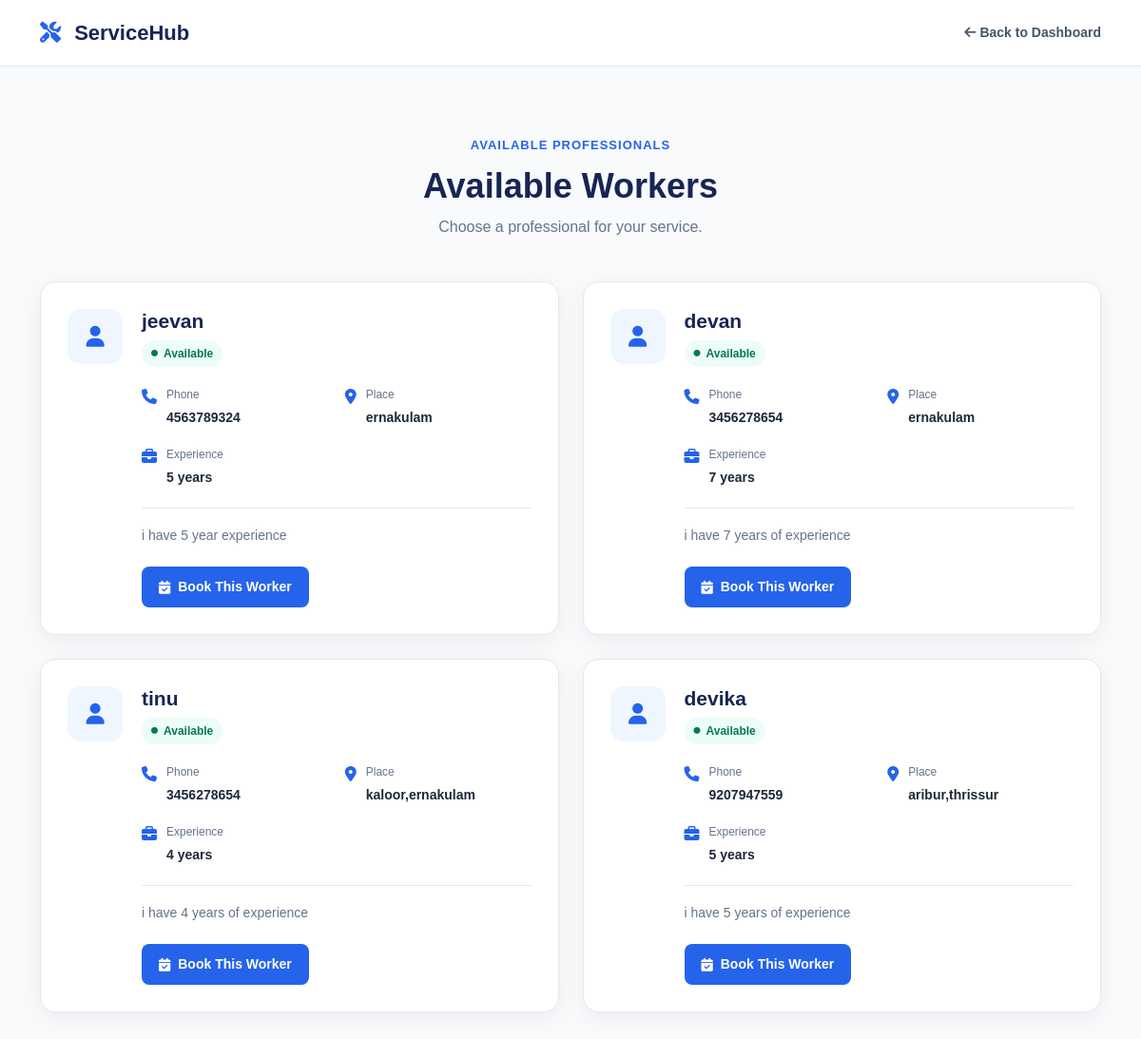
/workers/ (signed in), run on the app's committed database.
### hub/models.py (models this page shows, shortened)
class Worker(models.Model):
    user = models.OneToOneField(User, on_delete=models.CASCADE)
    phone = models.CharField(max_length=15)
    place = models.CharField(max_length=100)
    experience = models.IntegerField()
    description = models.TextField(blank=True)
    services = models.ManyToManyField(Service)
    availability = models.BooleanField(default=True)
    approval_status = models.CharField(
        max_length=20,
        default="PENDING"
    )

### hub/views.py (the view, shortened to what this page needs)
# urls.py: path("workers/", views.workers, name="workers"),
@never_cache
def workers(request):
    if not request.user.is_authenticated:
        return redirect("login")
    service_name = request.GET.get("service")
    selected_service = None
    worker_list = Worker.objects.filter(
        approval_status="APPROVED",
        availability=True
    ).annotate(
        average_rating=Avg("rating__rating"),
        rating_count=Count("rating")
    )
    return render(request, "workers.html", {
        "workers": worker_list,
        "selected_service": selected_service,
    })

### hub/templates/workers.html (shortened to what this page needs)
{% load static %}
<!DOCTYPE html>
<html lang="en">
<head>
    <link href="https://cdn.jsdelivr.net/npm/bootstrap@5.3.3/dist/css/bootstrap.min.css" rel="stylesheet">
    <link rel="stylesheet"
          href="https://cdnjs.cloudflare.com/ajax/libs/font-awesome/6.5.2/css/all.min.css">
    <link rel="stylesheet"
          href="{% static 'css/workers.css' %}">
</head>
<body>
<nav class="workers-navbar">
    <div class="container">
        <a href="{% url 'customer' %}" class="brand">
            <i class="fas fa-tools"></i>
            ServiceHub
        </a>
        <a href="{% url 'customer' %}" class="back-btn">
            <i class="fas fa-arrow-left"></i>
            Back to Dashboard
        </a>
    </div>
</nav>
<section class="workers-section">
    <div class="container">
        <div class="workers-heading">
            {% if selected_service %}
                <span class="section-label">
                    AVAILABLE PROFESSIONALS
                </span>
                <h1>
                    {{ selected_service.name }} Workers
                </h1>
                <p>
                    Choose a professional for your {{ selected_service.name|lower }} service.
                </p>
            {% else %}
                <span class="section-label">
                    AVAILABLE PROFESSIONALS
                </span>
                <h1>Available Workers</h1>
                <p>
                    Choose a professional for your service.
                </p>
            {% endif %}
        </div>
        {% if workers %}
        <div class="workers-grid">
            {% for worker in workers %}
            <div class="worker-card">
                <div class="worker-icon">
                    <i class="fas fa-user"></i>
                </div>
                <div class="worker-content">
                    <div class="worker-header">
                        <div>
                            <h3>
                                {{ worker.user.first_name }}
                            </h3>
                            <span class="available-badge">
                                <i class="fas fa-circle"></i>
                                Available
                            </span>
                        </div>
                    </div>
                    <div class="worker-details">
                        <div class="worker-detail">
                            <i class="fas fa-phone"></i>
                            <div>
                                <small>Phone</small>
                                <strong>{{ worker.phone }}</strong>
                            </div>
                        </div>
                        <div class="worker-detail">
                            <i class="fas fa-location-dot"></i>
                            <div>
                                <small>Place</small>
                                <strong>{{ worker.place }}</strong>
                            </div>
                        </div>
                        <div class="worker-detail">
                            <i class="fas fa-briefcase"></i>
                            <div>
                                <small>Experience</small>
                                <strong>
                                    {{ worker.experience }} years
                                </strong>
                            </div>
                        </div>
                    </div>
                    {% if worker.description %}
                    <p class="worker-description">
                        {{ worker.description }}
                    </p>
                    {% endif %}
                    <div class="worker-actions">
                        <a href="{% url 'booking' %}?worker={{ worker.id }}"
                           class="book-worker-btn">
                            <i class="fas fa-calendar-check"></i>
                            Book This Worker
                        </a>
                    </div>
                </div>
            </div>
            {% endfor %}
        </div>
        {% endif %}
    </div>
</section>
</body>
</html>

### hub/static/css/workers.css (style rules this page uses)
* { margin: 0; padding: 0; box-sizing: border-box; }
body { font-family: Arial, sans-serif; background: #f8fafc; color: #172554; }
.workers-navbar { background: #ffffff; border-bottom: 1px solid #e2e8f0; padding: 18px 0; }
.workers-navbar .container { display: flex; align-items: center; justify-content: space-between; }
.brand { color: #172554; text-decoration: none; font-size: 22px; font-weight: 700; }
.brand i { color: #2563eb; margin-right: 8px; }
.back-btn { color: #475569; text-decoration: none; font-size: 14px; font-weight: 600; }
.workers-section { padding: 70px 0; }
.workers-heading { text-align: center; margin-bottom: 45px; }
.section-label { color: #2563eb; font-size: 13px; font-weight: 700; letter-spacing: 1px; }
.workers-heading h1 { margin-top: 10px; margin-bottom: 10px; font-size: 36px; font-weight: 700; color: #172554; }
.workers-heading p { color: #64748b; font-size: 16px; }
.workers-grid { display: grid; grid-template-columns: repeat(2, 1fr); gap: 25px; }
.worker-card { display: flex; gap: 20px; padding: 28px; background: #ffffff; border: 1px solid #e2e8f0; border-radius: 16px; box-shadow: 0 6px 25px rgba(15, 23, 42, 0.06); transition: 0.25s ease; }
.worker-icon { width: 58px; height: 58px; min-width: 58px; display: flex; align-items: center; justify-content: center; background: #eff6ff; color: #2563eb; border-radius: 14px; font-size: 22px; }
.worker-content { flex: 1; }
.worker-header { display: flex; justify-content: space-between; margin-bottom: 20px; }
.worker-header h3 { margin-bottom: 7px; font-size: 21px; font-weight: 700; color: #172554; }
.available-badge { display: inline-flex; align-items: center; gap: 6px; padding: 5px 10px; border-radius: 20px; background: #ecfdf5; color: #047857; font-size: 12px; font-weight: 600; }
.available-badge i { font-size: 7px; }
.worker-details { display: grid; grid-template-columns: repeat(2, 1fr); gap: 18px; }
.worker-detail { display: flex; gap: 10px; }
.worker-detail > i { color: #2563eb; margin-top: 3px; }
.worker-detail small { display: block; color: #64748b; font-size: 12px; margin-bottom: 3px; }
.worker-detail strong { color: #1e293b; font-size: 14px; }
.worker-description { margin-top: 20px; padding-top: 17px; border-top: 1px solid #e2e8f0; color: #64748b; font-size: 14px; line-height: 1.6; }
.worker-actions { margin-top: 22px; }
.book-worker-btn { display: inline-flex; align-items: center; gap: 8px; padding: 11px 18px; background: #2563eb; color: #ffffff; border-radius: 8px; text-decoration: none; font-size: 14px; font-weight: 600; transition: 0.2s ease; }

### data on the page
Worker: user.first_name "jeevan", phone "4563789324", place "ernakulam", experience "5", description "i have 5 year experience"
Worker: user.first_name "devan", phone "3456278654", place "ernakulam", experience "7", description "i have 7 years of experience"
Worker: user.first_name "tinu", phone "3456278654", place "kaloor,ernakulam", experience "4", description "i have 4 years of experience"
Worker: user.first_name "devika", phone "9207947559", place "aribur,thrissur", experience "5", description "i have 5 years of experience"
